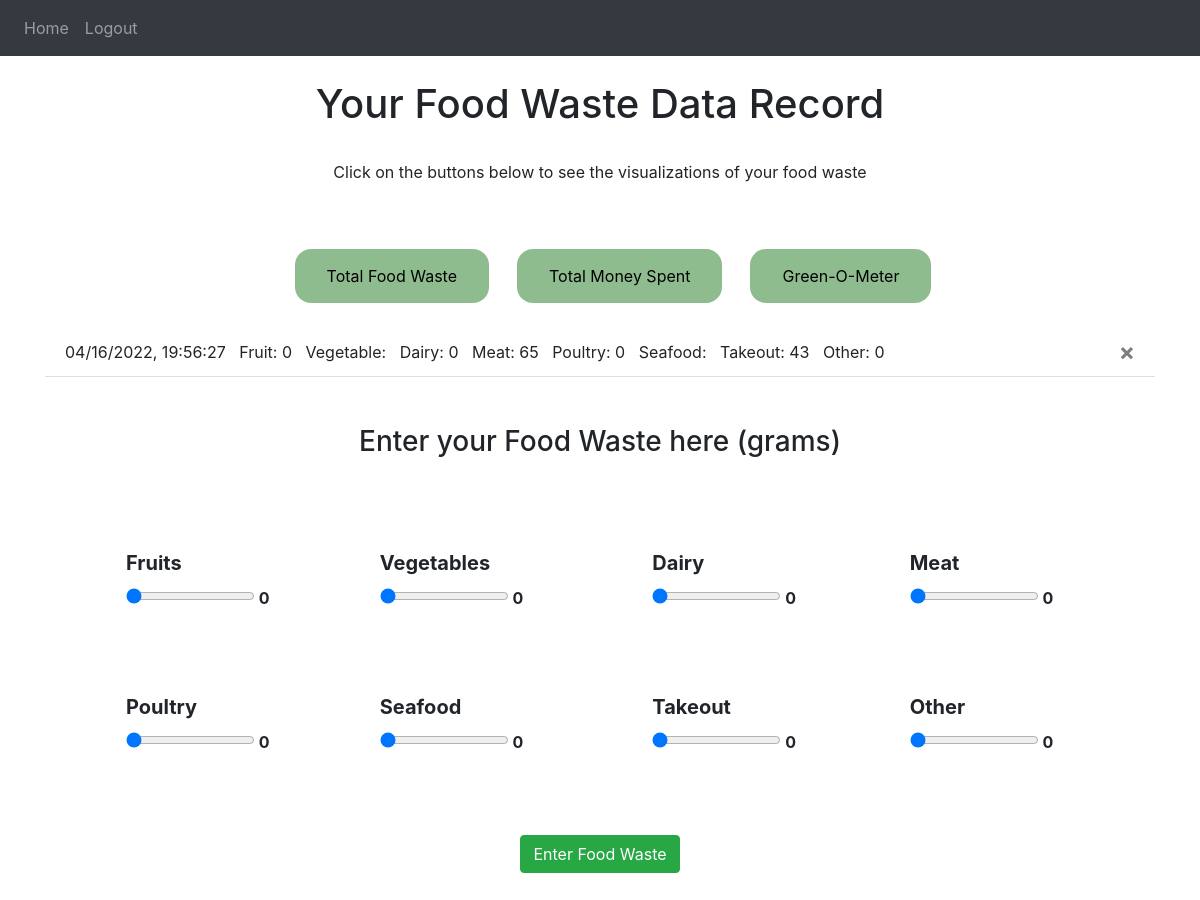
Page / (signed in) on the earlier database version.
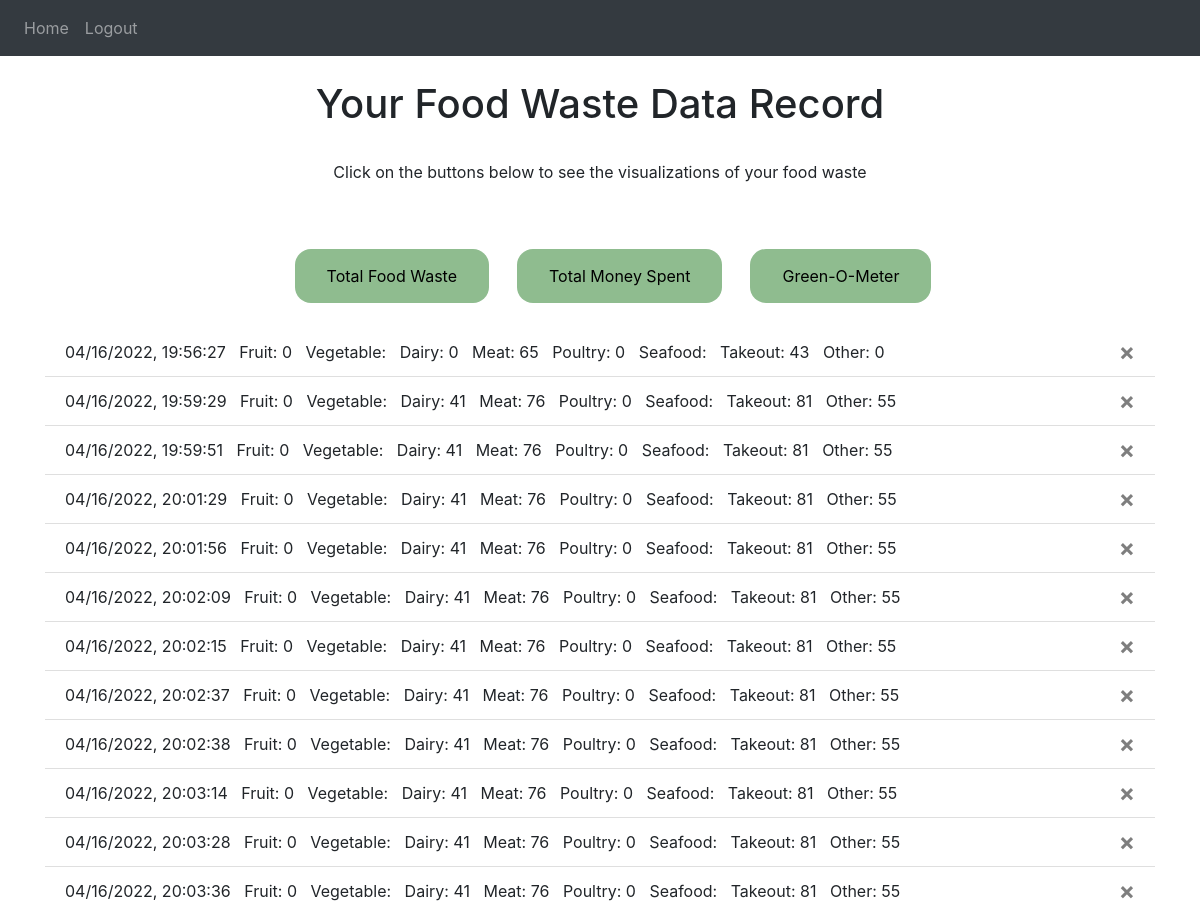
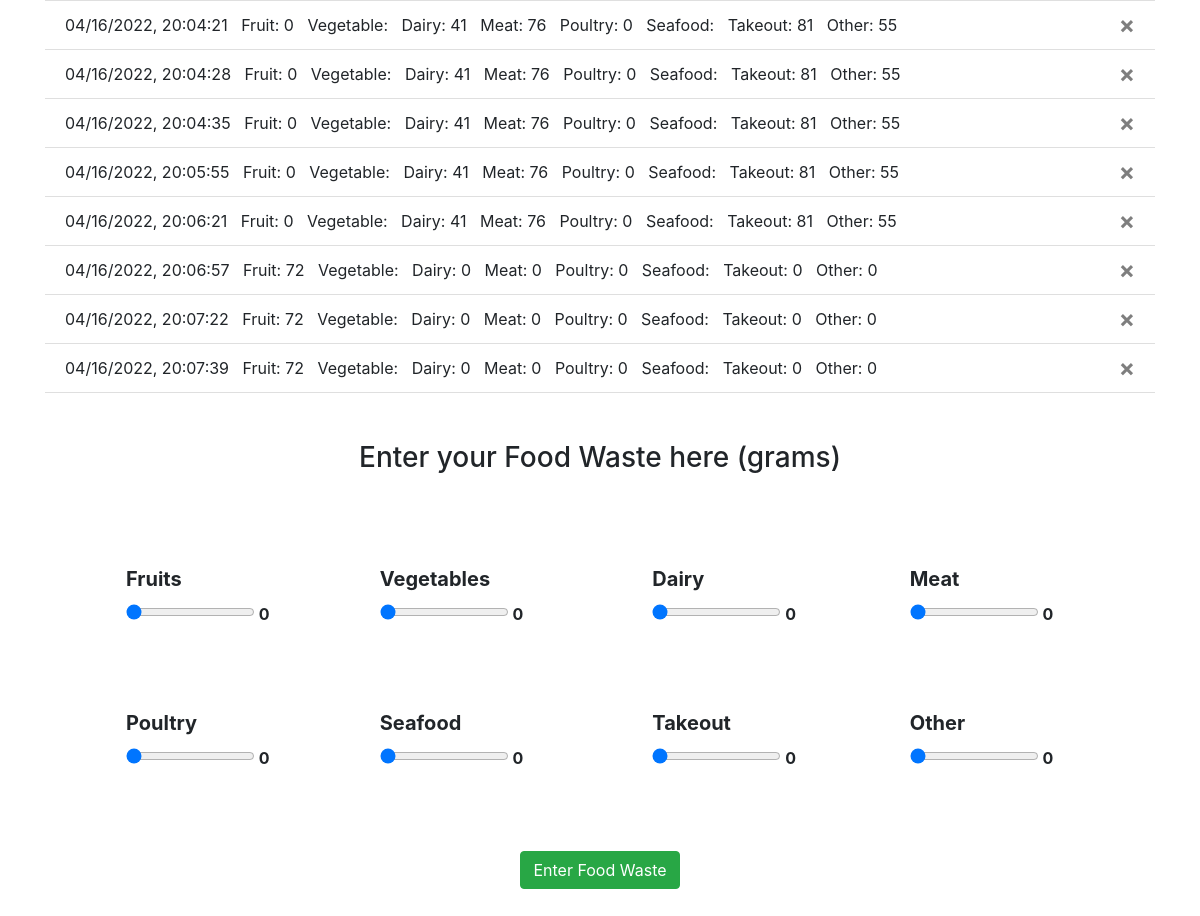
Same page on the later database version (2 pictures, top to bottom).
### website/models.py (models this page shows)
@dataclass
class UserFoodWaste(db.Model):
    user_id = db.Column(db.Integer, db.ForeignKey('user.id'))
    id = db.Column(db.Integer, primary_key=True)
    date = db.Column(db.DateTime(timezone=True), default=datetime.now)
    fruit= db.Column(db.Integer)
    veggies = db.Column(db.Integer)
    dairy = db.Column(db.Integer)
    meat = db.Column(db.Integer)
    poultry = db.Column(db.Integer)
    fish_seafood = db.Column(db.Integer)
    takeout = db.Column(db.Integer)
    other = db.Column(db.Integer)

### website/views.py (the view, shortened to what this page needs)
@views.route('/', methods=['GET', 'POST'])
@login_required
def home():
    return render_template("home.html", user=current_user)

### website/__init__.py (called while the page is built)
def create_app():
    app = Flask(__name__)
    app.config['SECRET_KEY'] = 'randomstring'
    app.config['SQLALCHEMY_DATABASE_URI'] = f'sqlite:///{DB_NAME}'
    db.init_app(app)
    from .views import views
    from .auth import auth
    app.register_blueprint(views, url_prefix='/')
    app.register_blueprint(auth, url_prefix='/')
    from .models import User, Note
    create_database(app)
    login_manager = LoginManager()
    login_manager.login_view = 'auth.login'
    login_manager.init_app(app)
    @login_manager.user_loader
    def load_user(id):
        return User.query.get(int(id))
    return app

### website/templates/home.html (shortened to what this page needs)
{% extends "base.html" %} {% block title %}Home{% endblock %} {% block content
  %}
  <head>
  </head>
  <h1 align="center"> Your Food Waste Data Record</h1>
  <br />
  <p style="text-align: center;">Click on the buttons below to see the visualizations of your food waste</p>
  <br />
  <br />
  <div align="center">
    <table>
      <tr>
        <th>
          <form method="POST">
            <button type="submit" class="btn btn-secondary" style="visibility: hidden;" onclick="">
              <button type="button" class="buttonToggle" id="btn_one" onclick="showViz(1)">
                Total Food Waste
              </button>
            </button>
          </form>
        </th>
        <th>
          <form method="POST">
            <button type="submit" style="visibility: hidden;" class="btn btn-secondary">
              <button type="button" class="buttonToggle" id="btn_two" onclick="showViz(2)">
                Total Money Spent
              </button>
            </button>
          </form>
        </th>
        <th>
          <form method="POST">
            <button type="submit" style="visibility: hidden;" class="btn btn-secondary">
              <button type="button" class="buttonToggle" id="btn_three" onclick="showViz(3)">
                Green-O-Meter
              </button>
            </button>
          </form>
        </th>
      </tr>
    </table>
  </div>
  <br />
  <ul class="list-group list-group-flush" id="notes">
    {% for day in user.foodWaste %}
    <li class="list-group-item">
      {{ day.date.strftime("%m/%d/%Y, %H:%M:%S") }}
      &nbsp
      Fruit: {{day.fruit}}
      &nbsp
      Vegetable: {{day.vegetables}}
      &nbsp
      Dairy: {{day.dairy}}
      &nbsp
      Meat: {{day.meat}}
      &nbsp
      Poultry: {{day.poultry}}
      &nbsp
      Seafood: {{day.seafood}}
      &nbsp
      Takeout: {{day.takeout}}
      &nbsp
      Other: {{day.other}}
      <button type="button" class="close" onClick="deleteNote({{ day.id }})">
        <span aria-hidden="true">&times;</span>
      </button>
    </li>
    {% endfor %}
  </ul>
  <form method="POST">
    <br/>
    <br/>
    <h3 style="text-align: center">Enter your Food Waste here (grams)</h3>
    <table id="sliderContainer">
      <tr>
      <th id="th_slider">
        <label for="fruit">Fruits</label>
        <input
          type="range"
          name="fruit"
          min="0"
          max="100"
          value="0"
          class="myslider"
          id="fruit"
          oninput="outputUpdate(value, 'fruit_val')"
        />
        <output for="fruit" id="fruit_val">0</output>
      </th>
      <th id="th_slider">
        <label for="veggies">Vegetables</label>
        <input
          type="range"
          name="veggies"
          min="0"
          max="100"
          value="0"
          class="myslider"
          id="veggies"
          oninput="outputUpdate(value, 'veggie_val')"
        />
        <output for="veggies" id="veggie_val">0</output>
      </th>
    <th id="th_slider">
      <label for="dairy">Dairy</label>
      <input
        type="range"
        name="dairy"
        min="0"
        max="100"
        value="0"
        class="myslider"
        id="dairy"
        oninput="outputUpdate(value, 'dairy_val')"
      />
      <output for="dairy" id="dairy_val">0</output>
    </th>
    <th id="th_slider">
      <label for="meat">Meat</label>
      <input
        type="range"
        name="meat"
        min="0"
        max="100"
        value="0"
        class="myslider"
        id="meat"
        oninput="outputUpdate(value, 'meat_val')"
      />
      <output for="meat" id="meat_val">0</output>
    </th>
    </tr>
    <tr>
    <th id="th_slider">
      <label for="poultry">Poultry</label>
      <input
        type="range"
        name="poultry"
        min="0"
        max="100"
        value="0"
        class="myslider"
        id="poultry"
        oninput="outputUpdate(value, 'poultry_val')"
      />
      <output for="poultry" id="poultry_val">0</output>
    </th>
    <th id="th_slider">
      <label for="fish_seafood">Seafood</label>
      <input
        type="range"
        name="fish_seafood"
        min="0"
        max="100"
        value="0"
        class="myslider"
        id="fish_seafood"
        oninput="outputUpdate(value, 'fish_seafood_val')"
      />
      <output for="fish_seafood" id="fish_seafood_val">0</output>
    </th>
    <th id="th_slider">
      <label for="takeout">Takeout</label>
      <input
        type="range"
        name="takeout"
        min="0"
        max="100"
        value="0"
        class="myslider"
        id="takeout"
        oninput="outputUpdate(value, 'takeout_val')"
      />
      <output for="takeout" id="takeout_val">0</output>
    </th>
    <th id="th_slider">
      <label for="other">Other</label>
      <input
        type="range"
        name="other"
        min="0"
        max="100"
        value="0"
        class="myslider"
        id="other"
        oninput="outputUpdate(value, 'other_val')"
      />
      <output for="other" id="other_val">0</output>
     </th>
    </tr>
  </table>
    <div align="center">
      <button type="submit" class="btn btn-success">Enter Food Waste</button>
    </div>
    <br />
    <br />
    <br/>
  </form>
  {% endblock %}

### website/templates/base.html (shortened to what this page needs)
<!DOCTYPE html>
<html>
  <head>
    <link
      rel="stylesheet"
      href="https://stackpath.bootstrapcdn.com/bootstrap/4.4.1/css/bootstrap.min.css"
    />
    <link
      rel="stylesheet"
      href="https://stackpath.bootstrapcdn.com/font-awesome/4.7.0/css/font-awesome.min.css"
    />
  </head>
  <body>
    <nav class="navbar navbar-expand-lg navbar-dark bg-dark">
      <div class="collapse navbar-collapse" id="navbar">
        <div class="navbar-nav">
          {% if user.is_authenticated %}
          <a class="nav-item nav-link" id="home" href="/">Home</a>
          <a class="nav-item nav-link" id="logout" href="/logout">Logout</a>
          {% else %}
          <a class="nav-item nav-link" id="login" href="/login">Login</a>
          <a class="nav-item nav-link" id="signUp" href="/sign-up">Sign Up</a>
          {% endif %}
        </div>
      </div>
    </nav>
    <br />
    <div class="container">{% block content %} {% endblock %}</div>
  </body>
</html>

### website/templates/home.html (style rules this page uses)
.buttonToggle { border-radius: 16px; background-color: darkseagreen; color:black; border: none; padding: 15px 32px; }
label { font-size: 20px; }
#th_slider { margin:10px; }
#sliderContainer { border-collapse:separate; border-spacing:5em; }

Differences in the rows shown:
added UserFoodWaste: date "04/16/2022, 19:59:29", fruit "0", dairy "41", meat "76", poultry "0", takeout "81", other "55"
added UserFoodWaste: date "04/16/2022, 19:59:51", fruit "0", dairy "41", meat "76", poultry "0", takeout "81", other "55"
added UserFoodWaste: date "04/16/2022, 20:01:29", fruit "0", dairy "41", meat "76", poultry "0", takeout "81", other "55"
added UserFoodWaste: date "04/16/2022, 20:01:56", fruit "0", dairy "41", meat "76", poultry "0", takeout "81", other "55"
added UserFoodWaste: date "04/16/2022, 20:02:09", fruit "0", dairy "41", meat "76", poultry "0", takeout "81", other "55"
added UserFoodWaste: date "04/16/2022, 20:02:15", fruit "0", dairy "41", meat "76", poultry "0", takeout "81", other "55"
added UserFoodWaste: date "04/16/2022, 20:02:37", fruit "0", dairy "41", meat "76", poultry "0", takeout "81", other "55"
added UserFoodWaste: date "04/16/2022, 20:02:38", fruit "0", dairy "41", meat "76", poultry "0", takeout "81", other "55"
added UserFoodWaste: date "04/16/2022, 20:03:14", fruit "0", dairy "41", meat "76", poultry "0", takeout "81", other "55"
added UserFoodWaste: date "04/16/2022, 20:03:28", fruit "0", dairy "41", meat "76", poultry "0", takeout "81", other "55"
added UserFoodWaste: date "04/16/2022, 20:03:36", fruit "0", dairy "41", meat "76", poultry "0", takeout "81", other "55"
added UserFoodWaste: date "04/16/2022, 20:04:21", fruit "0", dairy "41", meat "76", poultry "0", takeout "81", other "55"
added UserFoodWaste: date "04/16/2022, 20:04:28", fruit "0", dairy "41", meat "76", poultry "0", takeout "81", other "55"
added UserFoodWaste: date "04/16/2022, 20:04:35", fruit "0", dairy "41", meat "76", poultry "0", takeout "81", other "55"
added UserFoodWaste: date "04/16/2022, 20:05:55", fruit "0", dairy "41", meat "76", poultry "0", takeout "81", other "55"
added UserFoodWaste: date "04/16/2022, 20:06:21", fruit "0", dairy "41", meat "76", poultry "0", takeout "81", other "55"
added UserFoodWaste: date "04/16/2022, 20:06:57", fruit "72", dairy "0", meat "0", poultry "0", takeout "0", other "0"
added UserFoodWaste: date "04/16/2022, 20:07:22", fruit "72", dairy "0", meat "0", poultry "0", takeout "0", other "0"
added UserFoodWaste: date "04/16/2022, 20:07:39", fruit "72", dairy "0", meat "0", poultry "0", takeout "0", other "0"
